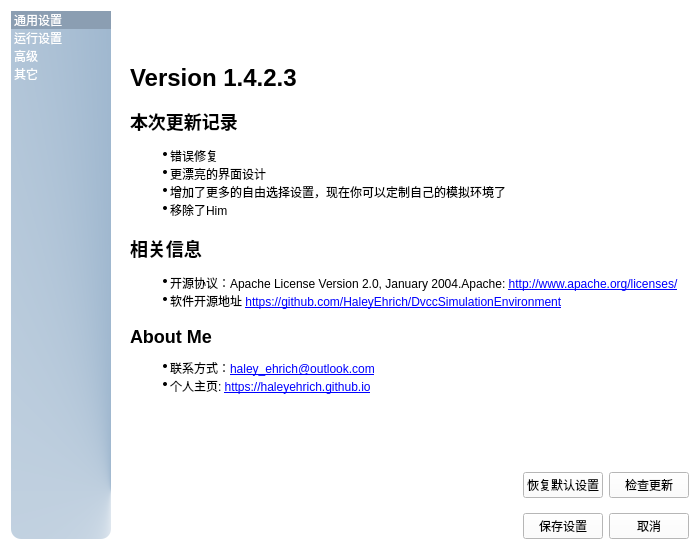
<?xml version="1.0" encoding="UTF-8"?>
<ui version="4.0">
 <class>SettingPannel</class>
 <widget class="QWidget" name="SettingPannel">
  <property name="geometry">
   <rect>
    <x>0</x>
    <y>0</y>
    <width>700</width>
    <height>550</height>
   </rect>
  </property>
  <property name="minimumSize">
   <size>
    <width>700</width>
    <height>550</height>
   </size>
  </property>
  <property name="windowTitle">
   <string>设置</string>
  </property>
  <property name="windowIcon">
   <iconset resource="../resource/imagine_res/icon/icon.qrc">
    <normaloff>:/icon/set-up-dot.png</normaloff>:/icon/set-up-dot.png</iconset>
  </property>
  <property name="styleSheet">
   <string notr="true">background-color: rgb(255, 255, 255);</string>
  </property>
  <layout class="QHBoxLayout" name="horizontalLayout_2" stretch="2,8">
   <property name="spacing">
    <number>6</number>
   </property>
   <item>
    <widget class="QListWidget" name="setting_list">
     <property name="minimumSize">
      <size>
       <width>100</width>
       <height>0</height>
      </size>
     </property>
     <property name="styleSheet">
      <string notr="true">border: 2px,solid,rgb(0,0,0);
border-radius: 10px;
background-color: qconicalgradient(cx:1, cy:0.909, angle:0, stop:0 rgba(128, 160, 191, 255), stop:1 rgba(255, 255, 255, 255));
color: rgb(255, 255, 255);
font: 700 14pt &quot;HarmonyOS Sans SC&quot;;
selection-background-color: rgb(139, 158, 178);

</string>
     </property>
     <property name="editTriggers">
      <set>QAbstractItemView::NoEditTriggers</set>
     </property>
     <property name="showDropIndicator" stdset="0">
      <bool>false</bool>
     </property>
     <property name="alternatingRowColors">
      <bool>false</bool>
     </property>
     <property name="selectionMode">
      <enum>QAbstractItemView::SingleSelection</enum>
     </property>
     <property name="selectionBehavior">
      <enum>QAbstractItemView::SelectRows</enum>
     </property>
     <property name="iconSize">
      <size>
       <width>16</width>
       <height>16</height>
      </size>
     </property>
     <property name="resizeMode">
      <enum>QListView::Adjust</enum>
     </property>
     <property name="spacing">
      <number>6</number>
     </property>
     <property name="selectionRectVisible">
      <bool>false</bool>
     </property>
     <property name="currentRow">
      <number>0</number>
     </property>
     <item>
      <property name="text">
       <string>通用设置</string>
      </property>
     </item>
     <item>
      <property name="text">
       <string>运行设置</string>
      </property>
     </item>
     <item>
      <property name="text">
       <string>高级</string>
      </property>
     </item>
     <item>
      <property name="text">
       <string>其它</string>
      </property>
     </item>
    </widget>
   </item>
   <item>
    <layout class="QVBoxLayout" name="verticalLayout">
     <item>
      <widget class="QStackedWidget" name="setting_page_stack">
       <property name="styleSheet">
        <string notr="true"/>
       </property>
       <property name="currentIndex">
        <number>3</number>
       </property>
       <widget class="QWidget" name="gen_setting_pag">
        <layout class="QVBoxLayout" name="verticalLayout_5">
         <property name="spacing">
          <number>25</number>
         </property>
         <item>
          <layout class="QHBoxLayout" name="gen_lan_lay" stretch="3,7">
           <item>
            <widget class="QLabel" name="gen_lan_la">
             <property name="text">
              <string>语言</string>
             </property>
            </widget>
           </item>
           <item>
            <widget class="QComboBox" name="gen_lan_cb">
             <item>
              <property name="text">
               <string>中文</string>
              </property>
             </item>
             <item>
              <property name="text">
               <string>Engilsh</string>
              </property>
             </item>
            </widget>
           </item>
          </layout>
         </item>
         <item>
          <layout class="QHBoxLayout" name="gen_theme_lay" stretch="3,7">
           <item>
            <widget class="QLabel" name="gen_theme_la">
             <property name="text">
              <string>主题</string>
             </property>
            </widget>
           </item>
           <item>
            <widget class="QComboBox" name="gen_theme_cb"/>
           </item>
          </layout>
         </item>
         <item>
          <layout class="QHBoxLayout" name="gen_font_fam_lay" stretch="3,7">
           <item>
            <widget class="QLabel" name="gen_font_fam_la">
             <property name="text">
              <string>字族</string>
             </property>
            </widget>
           </item>
           <item>
            <widget class="QFontComboBox" name="gen_font_fam_cb"/>
           </item>
          </layout>
         </item>
         <item>
          <layout class="QHBoxLayout" name="gen_font_size_lay" stretch="3,7">
           <item>
            <widget class="QLabel" name="gen_font_size_la">
             <property name="text">
              <string>字体大小</string>
             </property>
            </widget>
           </item>
           <item>
            <widget class="QSpinBox" name="gen_font_size_sp">
             <property name="minimum">
              <number>1</number>
             </property>
             <property name="value">
              <number>12</number>
             </property>
            </widget>
           </item>
          </layout>
         </item>
         <item>
          <layout class="QHBoxLayout" name="gen_win_size_lay" stretch="3,7">
           <item>
            <widget class="QLabel" name="gen_win_size_la">
             <property name="text">
              <string>窗口默认大小</string>
             </property>
            </widget>
           </item>
           <item>
            <layout class="QHBoxLayout" name="gen_win_size_cb_lay" stretch="1,4,1,4">
             <item>
              <widget class="QLabel" name="gen_win_size_w_la">
               <property name="text">
                <string>宽度</string>
               </property>
              </widget>
             </item>
             <item>
              <widget class="QSpinBox" name="gen_win_size_w_sp">
               <property name="minimum">
                <number>100</number>
               </property>
               <property name="maximum">
                <number>3000</number>
               </property>
               <property name="singleStep">
                <number>100</number>
               </property>
              </widget>
             </item>
             <item>
              <widget class="QLabel" name="gen_win_size_h_la">
               <property name="text">
                <string>高度</string>
               </property>
              </widget>
             </item>
             <item>
              <widget class="QSpinBox" name="gen_win_size_h_sp">
               <property name="minimum">
                <number>100</number>
               </property>
               <property name="maximum">
                <number>3000</number>
               </property>
               <property name="singleStep">
                <number>100</number>
               </property>
              </widget>
             </item>
            </layout>
           </item>
          </layout>
         </item>
         <item>
          <spacer name="verticalSpacer">
           <property name="orientation">
            <enum>Qt::Vertical</enum>
           </property>
           <property name="sizeHint" stdset="0">
            <size>
             <width>20</width>
             <height>206</height>
            </size>
           </property>
          </spacer>
         </item>
        </layout>
       </widget>
       <widget class="QWidget" name="run_setting_pag">
        <layout class="QVBoxLayout" name="verticalLayout_6">
         <property name="spacing">
          <number>25</number>
         </property>
         <item>
          <layout class="QHBoxLayout" name="run_cmd_start_lay" stretch="3,7">
           <item>
            <widget class="QLabel" name="run_cmd_start_la">
             <property name="text">
              <string>指令起始微指令序号</string>
             </property>
            </widget>
           </item>
           <item>
            <widget class="QSpinBox" name="run_cmd_start_sp">
             <property name="maximum">
              <number>500</number>
             </property>
            </widget>
           </item>
          </layout>
         </item>
         <item>
          <layout class="QHBoxLayout" name="run_cmd_interval_lay" stretch="3,7">
           <item>
            <widget class="QLabel" name="run_cmd_interval_la">
             <property name="text">
              <string>指令运行间隔时间(ms)</string>
             </property>
            </widget>
           </item>
           <item>
            <layout class="QHBoxLayout" name="horizontalLayout_13">
             <item>
              <widget class="QSlider" name="run_cmd_interval_slider">
               <property name="minimum">
                <number>100</number>
               </property>
               <property name="maximum">
                <number>5000</number>
               </property>
               <property name="orientation">
                <enum>Qt::Horizontal</enum>
               </property>
              </widget>
             </item>
             <item>
              <widget class="QLabel" name="run_cmd_interval_value_la">
               <property name="text">
                <string>TextLabel</string>
               </property>
              </widget>
             </item>
            </layout>
           </item>
          </layout>
         </item>
         <item>
          <layout class="QHBoxLayout" name="run_real_fresh_lay" stretch="0,0,0">
           <property name="spacing">
            <number>0</number>
           </property>
           <item>
            <widget class="QCheckBox" name="run_real_fresh_cb">
             <property name="text">
              <string>电路图实时刷新</string>
             </property>
            </widget>
           </item>
           <item>
            <widget class="QLabel" name="run_real_fresh_la">
             <property name="text">
              <string>( 注: 资源占用量较大 )</string>
             </property>
            </widget>
           </item>
           <item>
            <spacer name="horizontalSpacer_3">
             <property name="orientation">
              <enum>Qt::Horizontal</enum>
             </property>
             <property name="sizeHint" stdset="0">
              <size>
               <width>40</width>
               <height>20</height>
              </size>
             </property>
            </spacer>
           </item>
          </layout>
         </item>
         <item>
          <spacer name="verticalSpacer_2">
           <property name="orientation">
            <enum>Qt::Vertical</enum>
           </property>
           <property name="sizeHint" stdset="0">
            <size>
             <width>20</width>
             <height>318</height>
            </size>
           </property>
          </spacer>
         </item>
        </layout>
       </widget>
       <widget class="QWidget" name="adv_setting_pag">
        <layout class="QVBoxLayout" name="verticalLayout_3">
         <property name="spacing">
          <number>25</number>
         </property>
         <property name="leftMargin">
          <number>9</number>
         </property>
         <property name="topMargin">
          <number>9</number>
         </property>
         <property name="rightMargin">
          <number>9</number>
         </property>
         <property name="bottomMargin">
          <number>9</number>
         </property>
         <item>
          <widget class="QScrollArea" name="scrollArea">
           <property name="styleSheet">
            <string notr="true">#scrollarea{
	border-width:0px;
}</string>
           </property>
           <property name="widgetResizable">
            <bool>true</bool>
           </property>
           <widget class="QWidget" name="scrollAreaWidgetContents">
            <property name="geometry">
             <rect>
              <x>0</x>
              <y>0</y>
              <width>554</width>
              <height>473</height>
             </rect>
            </property>
            <layout class="QVBoxLayout" name="verticalLayout_4">
             <property name="spacing">
              <number>25</number>
             </property>
             <property name="leftMargin">
              <number>0</number>
             </property>
             <property name="topMargin">
              <number>0</number>
             </property>
             <property name="rightMargin">
              <number>0</number>
             </property>
             <property name="bottomMargin">
              <number>0</number>
             </property>
             <item>
              <layout class="QHBoxLayout" name="adv_ram_lay" stretch="3,7">
               <item>
                <widget class="QLabel" name="label">
                 <property name="text">
                  <string>RAM内存设置</string>
                 </property>
                </widget>
               </item>
               <item>
                <layout class="QHBoxLayout" name="horizontalLayout_4" stretch="2,8">
                 <item>
                  <widget class="QLabel" name="adv_ram_row_la">
                   <property name="text">
                    <string>行数</string>
                   </property>
                  </widget>
                 </item>
                 <item>
                  <widget class="QSpinBox" name="adv_ram_row_sp">
                   <property name="maximum">
                    <number>500</number>
                   </property>
                  </widget>
                 </item>
                </layout>
               </item>
              </layout>
             </item>
             <item>
              <layout class="QHBoxLayout" name="adv_rom_lay" stretch="3,7">
               <item>
                <widget class="QLabel" name="label_2">
                 <property name="text">
                  <string>ROM内存设置</string>
                 </property>
                </widget>
               </item>
               <item>
                <layout class="QHBoxLayout" name="horizontalLayout_5" stretch="2,8">
                 <item>
                  <widget class="QLabel" name="adv_rom_la">
                   <property name="text">
                    <string>行数</string>
                   </property>
                  </widget>
                 </item>
                 <item>
                  <widget class="QSpinBox" name="adv_rom_row_sp">
                   <property name="maximum">
                    <number>300</number>
                   </property>
                  </widget>
                 </item>
                </layout>
               </item>
              </layout>
             </item>
             <item>
              <layout class="QHBoxLayout" name="adv_bits_lay" stretch="3,7">
               <item>
                <widget class="QLabel" name="adv_bits_la">
                 <property name="text">
                  <string>模拟环境位数</string>
                 </property>
                </widget>
               </item>
               <item>
                <widget class="QSpinBox" name="adv_bits_sp">
                 <property name="enabled">
                  <bool>false</bool>
                 </property>
                 <property name="readOnly">
                  <bool>true</bool>
                 </property>
                 <property name="specialValueText">
                  <string/>
                 </property>
                 <property name="accelerated">
                  <bool>false</bool>
                 </property>
                 <property name="suffix">
                  <string>Bits</string>
                 </property>
                 <property name="minimum">
                  <number>8</number>
                 </property>
                 <property name="maximum">
                  <number>64</number>
                 </property>
                 <property name="singleStep">
                  <number>8</number>
                 </property>
                </widget>
               </item>
              </layout>
             </item>
             <item>
              <widget class="QCheckBox" name="adv_designer_cb">
               <property name="text">
                <string>开启设计器</string>
               </property>
              </widget>
             </item>
             <item>
              <spacer name="verticalSpacer_3">
               <property name="orientation">
                <enum>Qt::Vertical</enum>
               </property>
               <property name="sizeHint" stdset="0">
                <size>
                 <width>20</width>
                 <height>40</height>
                </size>
               </property>
              </spacer>
             </item>
            </layout>
           </widget>
          </widget>
         </item>
        </layout>
       </widget>
       <widget class="QWidget" name="other_setting_pag">
        <layout class="QVBoxLayout" name="verticalLayout_2">
         <property name="spacing">
          <number>6</number>
         </property>
         <property name="leftMargin">
          <number>0</number>
         </property>
         <property name="rightMargin">
          <number>0</number>
         </property>
         <item>
          <widget class="QLabel" name="version_info">
           <property name="styleSheet">
            <string notr="true">background-color: rgb(255, 255, 255);
border-color: rgb(0, 0, 0);
border: 2px,solid,rgb(0,0,0);
border-radius: 10px;
padding: 10px;</string>
           </property>
           <property name="text">
            <string>&lt;html&gt;&lt;head/&gt;&lt;body&gt;&lt;h1 style=&quot; margin-top:18px; margin-bottom:12px; margin-left:0px; margin-right:0px; -qt-block-indent:0; text-indent:0px;&quot;&gt;&lt;span style=&quot; font-size:xx-large; font-weight:700;&quot;&gt;Version 1.4.2.3&lt;/span&gt;&lt;/h1&gt;&lt;h2 style=&quot; margin-top:16px; margin-bottom:12px; margin-left:0px; margin-right:0px; -qt-block-indent:0; text-indent:0px;&quot;&gt;&lt;span style=&quot; font-size:x-large; font-weight:700;&quot;&gt;本次更新记录&lt;/span&gt;&lt;/h2&gt;&lt;ul style=&quot;margin-top: 0px; margin-bottom: 0px; margin-left: 0px; margin-right: 0px; -qt-list-indent: 1;&quot;&gt;&lt;li style=&quot; margin-top:12px; margin-bottom:0px; margin-left:0px; margin-right:0px; -qt-block-indent:0; text-indent:0px;&quot;&gt;错误修复&lt;/li&gt;&lt;li style=&quot; margin-top:0px; margin-bottom:0px; margin-left:0px; margin-right:0px; -qt-block-indent:0; text-indent:0px;&quot;&gt;更漂亮的界面设计&lt;/li&gt;&lt;li style=&quot; margin-top:0px; margin-bottom:0px; margin-left:0px; margin-right:0px; -qt-block-indent:0; text-indent:0px;&quot;&gt;增加了更多的自由选择设置，现在你可以定制自己的模拟环境了&lt;/li&gt;&lt;li style=&quot; margin-top:0px; margin-bottom:12px; margin-left:0px; margin-right:0px; -qt-block-indent:0; text-indent:0px;&quot;&gt;移除了Him &lt;/li&gt;&lt;/ul&gt;&lt;h2 style=&quot; margin-top:16px; margin-bottom:12px; margin-left:0px; margin-right:0px; -qt-block-indent:0; text-indent:0px;&quot;&gt;&lt;span style=&quot; font-size:x-large; font-weight:700;&quot;&gt;相关信息&lt;/span&gt;&lt;/h2&gt;&lt;ul style=&quot;margin-top: 0px; margin-bottom: 0px; margin-left: 0px; margin-right: 0px; -qt-list-indent: 1;&quot;&gt;&lt;li style=&quot; margin-top:12px; margin-bottom:0px; margin-left:0px; margin-right:0px; -qt-block-indent:0; text-indent:0px;&quot;&gt;开源协议：Apache License Version 2.0, January 2004.Apache: &lt;a href=&quot;http://www.apache.org/licenses/&quot;&gt;&lt;span style=&quot; text-decoration: underline; color:#0000ff;&quot;&gt;http://www.apache.org/licenses/&lt;/span&gt;&lt;/a&gt;&lt;/li&gt;&lt;li style=&quot; margin-top:0px; margin-bottom:12px; margin-left:0px; margin-right:0px; -qt-block-indent:0; text-indent:0px;&quot;&gt;软件开源地址 &lt;a href=&quot;https://github.com/HaleyEhrich/DvccSimulationEnvironment&quot;&gt;&lt;span style=&quot; text-decoration: underline; color:#0000ff;&quot;&gt;https://github.com/HaleyEhrich/DvccSimulationEnvironment&lt;/span&gt;&lt;/a&gt;&lt;/li&gt;&lt;/ul&gt;&lt;h2 style=&quot; margin-top:16px; margin-bottom:12px; margin-left:0px; margin-right:0px; -qt-block-indent:0; text-indent:0px;&quot;&gt;&lt;span style=&quot; font-size:x-large; font-weight:700;&quot;&gt;About Me&lt;/span&gt;&lt;/h2&gt;&lt;ul style=&quot;margin-top: 0px; margin-bottom: 0px; margin-left: 0px; margin-right: 0px; -qt-list-indent: 1;&quot;&gt;&lt;li style=&quot; margin-top:12px; margin-bottom:0px; margin-left:0px; margin-right:0px; -qt-block-indent:0; text-indent:0px;&quot;&gt;联系方式：&lt;a href=&quot;haley_ehrich@outlook.com&quot;&gt;&lt;span style=&quot; text-decoration: underline; color:#0000ff;&quot;&gt;haley_ehrich@outlook.com&lt;/span&gt;&lt;/a&gt;&lt;/li&gt;&lt;li style=&quot; margin-top:0px; margin-bottom:12px; margin-left:0px; margin-right:0px; -qt-block-indent:0; text-indent:0px;&quot;&gt;个人主页: &lt;a href=&quot;https://haleyehrich.github.io&quot;&gt;&lt;span style=&quot; text-decoration: underline; color:#0000ff;&quot;&gt;https://haleyehrich.github.io&lt;/span&gt;&lt;/a&gt;&lt;/li&gt;&lt;/ul&gt;&lt;p/&gt;&lt;/body&gt;&lt;/html&gt;</string>
           </property>
           <property name="openExternalLinks">
            <bool>true</bool>
           </property>
          </widget>
         </item>
         <item>
          <layout class="QHBoxLayout" name="horizontalLayout_3">
           <item>
            <spacer name="horizontalSpacer_2">
             <property name="orientation">
              <enum>Qt::Horizontal</enum>
             </property>
             <property name="sizeHint" stdset="0">
              <size>
               <width>40</width>
               <height>20</height>
              </size>
             </property>
            </spacer>
           </item>
           <item>
            <widget class="QPushButton" name="set_default_set_btn">
             <property name="text">
              <string>恢复默认设置</string>
             </property>
            </widget>
           </item>
           <item>
            <widget class="QPushButton" name="check_update_btn">
             <property name="minimumSize">
              <size>
               <width>80</width>
               <height>0</height>
              </size>
             </property>
             <property name="text">
              <string>检查更新</string>
             </property>
            </widget>
           </item>
          </layout>
         </item>
        </layout>
       </widget>
      </widget>
     </item>
     <item>
      <layout class="QHBoxLayout" name="horizontalLayout">
       <item>
        <spacer name="horizontalSpacer">
         <property name="orientation">
          <enum>Qt::Horizontal</enum>
         </property>
         <property name="sizeHint" stdset="0">
          <size>
           <width>40</width>
           <height>20</height>
          </size>
         </property>
        </spacer>
       </item>
       <item>
        <widget class="QPushButton" name="save_setting">
         <property name="minimumSize">
          <size>
           <width>80</width>
           <height>0</height>
          </size>
         </property>
         <property name="text">
          <string>保存设置</string>
         </property>
        </widget>
       </item>
       <item>
        <widget class="QPushButton" name="cancel_edit">
         <property name="minimumSize">
          <size>
           <width>80</width>
           <height>0</height>
          </size>
         </property>
         <property name="text">
          <string>取消</string>
         </property>
        </widget>
       </item>
      </layout>
     </item>
    </layout>
   </item>
  </layout>
 </widget>
 <resources>
  <include location="../resource/imagine_res/icon/icon.qrc"/>
 </resources>
 <connections/>
</ui>
